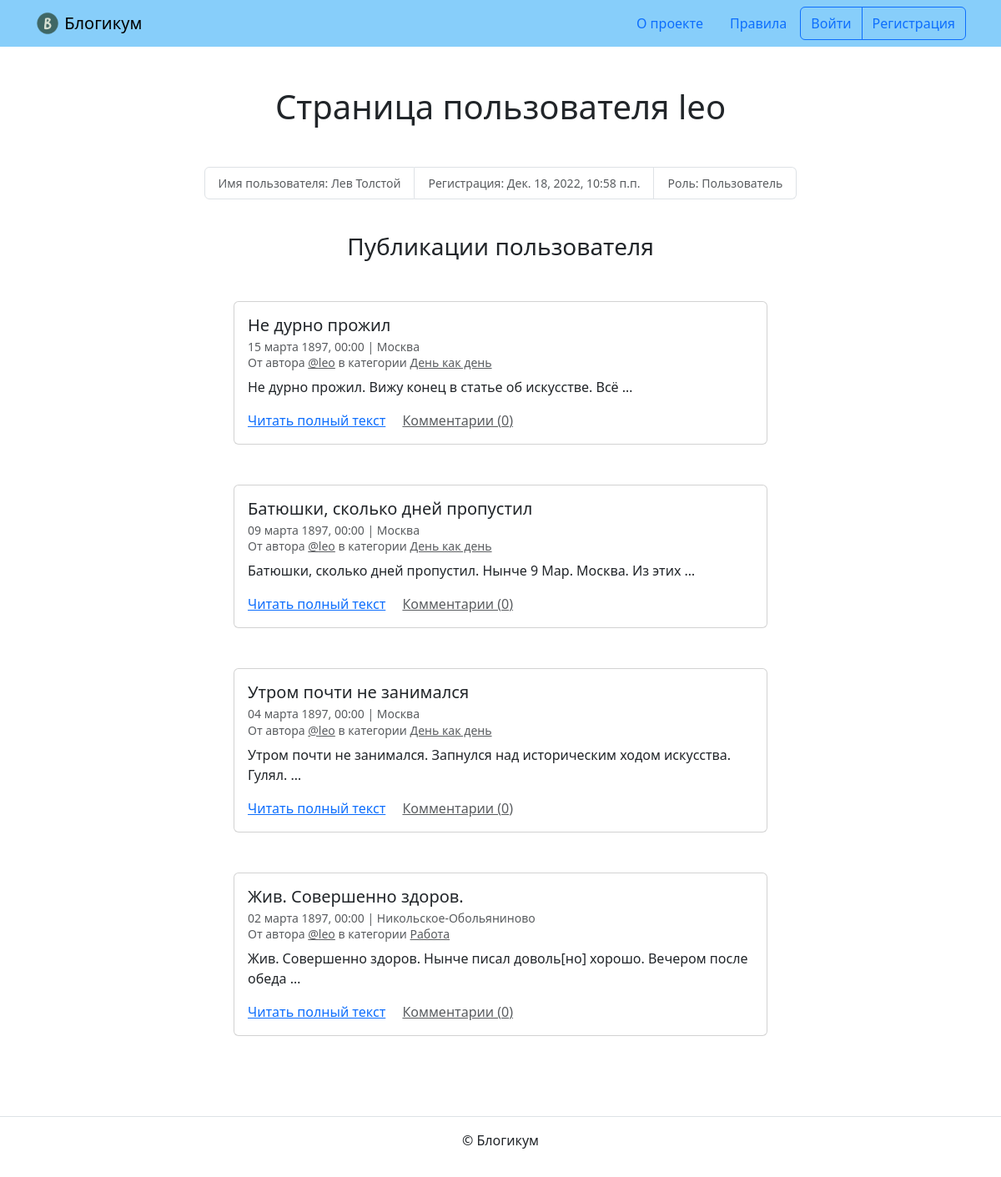
The page /profile/leo/ on the database its author committed.
### blog/models.py (models this page shows, shortened)
class Post(models.Model):
    title = models.CharField(max_length=256, verbose_name='Заголовок')
    text = models.TextField(verbose_name='Текст')
    pub_date = models.DateTimeField(
        verbose_name="Дата и время публикации",
        help_text="Если установить дату и время в будущем "
                  "— можно делать отложенные публикации."
    )
    author = models.ForeignKey(
        User,
        on_delete=models.CASCADE,
        verbose_name='Автор публикации'
    )
    location = models.ForeignKey(
        'Location',
        on_delete=models.SET_NULL,
        null=True,
        blank=True,
        verbose_name='Местоположение'
    )
    category = models.ForeignKey(
        'Category',
        on_delete=models.SET_NULL,
        null=True,
        verbose_name='Категория'
    )
    image = models.ImageField(
        upload_to='posts/',
        blank=True,
        null=True,
        verbose_name='Изображение'
    )
    is_published = models.BooleanField(default=True,
                                       verbose_name='Опубликовано')
    created_at = models.DateTimeField(auto_now_add=True,
                                      verbose_name='Добавлено')
    class Meta:
        verbose_name = 'публикация'
        verbose_name_plural = 'Публикации'
        ordering = ['-pub_date']

class Location(models.Model):
    name = models.CharField(max_length=256,
                            verbose_name='Название места')
    is_published = models.BooleanField(default=True,
                                       verbose_name='Опубликовано')
    created_at = models.DateTimeField(auto_now_add=True,
                                      verbose_name='Добавлено')
    class Meta:
        verbose_name = 'местоположение'
        verbose_name_plural = 'Местоположения'

class Category(models.Model):
    title = models.CharField(max_length=256, verbose_name="Заголовок")
    description = models.TextField(verbose_name="Описание")
    slug = models.SlugField(
        unique=True,
        verbose_name="Идентификатор",
        help_text="Идентификатор страницы для URL; "
                  "разрешены символы латиницы, цифры, дефис и подчёркивание."
    )
    is_published = models.BooleanField(
        default=True,
        verbose_name="Опубликовано",
        help_text="Снимите галочку, чтобы скрыть публикацию."
    )
    created_at = models.DateTimeField(auto_now_add=True,
                                      verbose_name="Добавлено")
    class Meta:
        verbose_name = 'категория'
        verbose_name_plural = 'Категории'

### blog/views.py (the view)
# urls.py: path('profile/<str:username>/', views.profile, name='profile'),
def profile(request, username):
    user = get_object_or_404(User, username=username)
    posts = (Post.objects.filter
             (author=user).annotate
             (comment_count=Count('comments')).order_by('-pub_date'))
    page_obj = paginate_queryset(posts, request)
    context = {
        'profile_user': user,
        'page_obj': page_obj,
    }
    if request.user == user:
        context['is_owner'] = True
    return render(request, 'blog/profile.html', context)

### blog/views.py (called while the page is built)
def paginate_queryset(queryset, request, per_page=10):
    paginator = Paginator(queryset, per_page)
    page_number = request.GET.get('page')
    return paginator.get_page(page_number)

### templates/blog/profile.html (shortened to what this page needs)
{% extends "base.html" %}
{% block content %}
  <h1 class="mb-5 text-center ">Страница пользователя {{ profile_user.username }}</h1>
  <small>
    <ul class="list-group list-group-horizontal justify-content-center mb-3">
      <li class="list-group-item text-muted">Имя пользователя: {% if profile_user.get_full_name %}{{ profile_user.get_full_name }}{% else %}не указано{% endif %}</li>
      <li class="list-group-item text-muted">Регистрация: {{ profile_user.date_joined }}</li>
      <li class="list-group-item text-muted">Роль: {% if profile_user.is_staff %}Админ{% else %}Пользователь{% endif %}</li>
    </ul>
  </small>
  <br>
  <h3 class="mb-5 text-center">Публикации пользователя</h3>
  {% for post in page_obj %}
    <article class="mb-5">
      {% include "includes/post_card.html" %}
    </article>
  {% endfor %}
{% endblock %}

### templates/includes/post_card.html (shortened to what this page needs)
<div class="col d-flex justify-content-center">
  <div class="card" style="width: 40rem;">
    <div class="card-body">
      <h5 class="card-title">{{ post.title }}</h5>
      <h6 class="card-subtitle mb-2 text-muted">
        <small>
          {{ post.pub_date|date:"d E Y, H:i" }} | {% if post.location and post.location.is_published %}{{ post.location.name }}{% else %}Планета Земля{% endif %}<br>
          От автора <a class="text-muted" href="{% url 'blog:profile' post.author.username %}">@{{ post.author.username }}</a> в
          категории {% include "includes/category_link.html" %}
        </small>
      </h6>
      <p class="card-text">{{ post.text|truncatewords:10 }}</p>
      <a href="{% url 'blog:post_detail' post.id %}" class="card-link">Читать полный текст</a>
      <a href="{% url 'blog:post_detail' post.id %}" class="card-link text-muted">Комментарии ({{ post.comment_count }})</a>
    </div>
  </div>
</div>

### templates/includes/category_link.html
<a class="text-muted" href="{% url 'blog:category_posts' post.category.slug %}">
  {{ post.category.title }}
</a>

### rows shown on the page
Post: title "Не дурно прожил", pub_date "15 марта 1897, 00:00", location.name "Москва", author.username "leo", category "День как день", text "Не дурно прожил. Вижу конец в статье об искусстве. Всё …", comment_count "0"
Post: title "Батюшки, сколько дней пропустил", pub_date "09 марта 1897, 00:00", location.name "Москва", author.username "leo", category "День как день", text "Батюшки, сколько дней пропустил. Нынче 9 Мар. Москва. Из этих …", comment_count "0"
Post: title "Утром почти не занимался", pub_date "04 марта 1897, 00:00", location.name "Москва", author.username "leo", category "День как день", text "Утром почти не занимался. Запнулся над историческим ходом искусства. Гулял. …", comment_count "0"
Post: title "Жив. Совершенно здоров.", pub_date "02 марта 1897, 00:00", location.name "Никольское-Обольяниново", author.username "leo", category "Работа", text "Жив. Совершенно здоров. Нынче писал доволь[но] хорошо. Вечером после обеда …", comment_count "0"

### other values the page prints
{{ profile_user.username }} "leo"
{{ profile_user.get_full_name }} "Лев Толстой"
{{ profile_user.date_joined }} "Дек. 18, 2022, 10:58 п.п."
